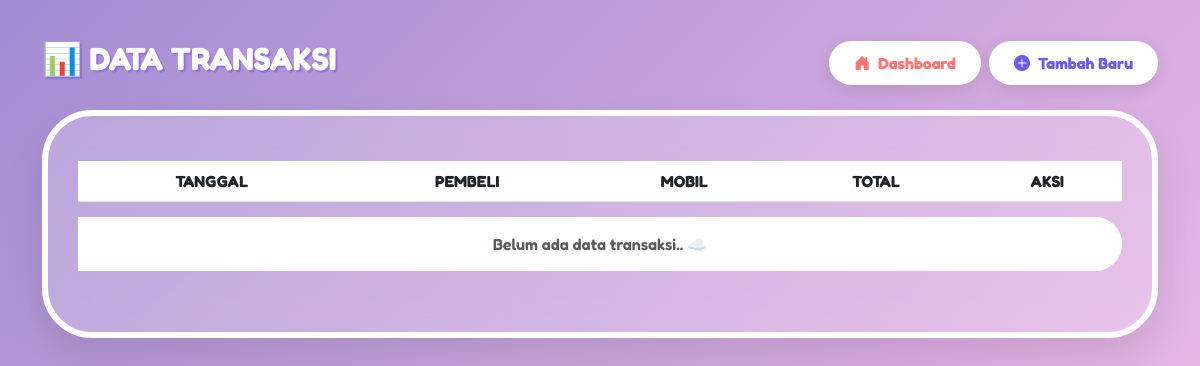
Before: /data_transaksi.php (signed in) with the older database file.
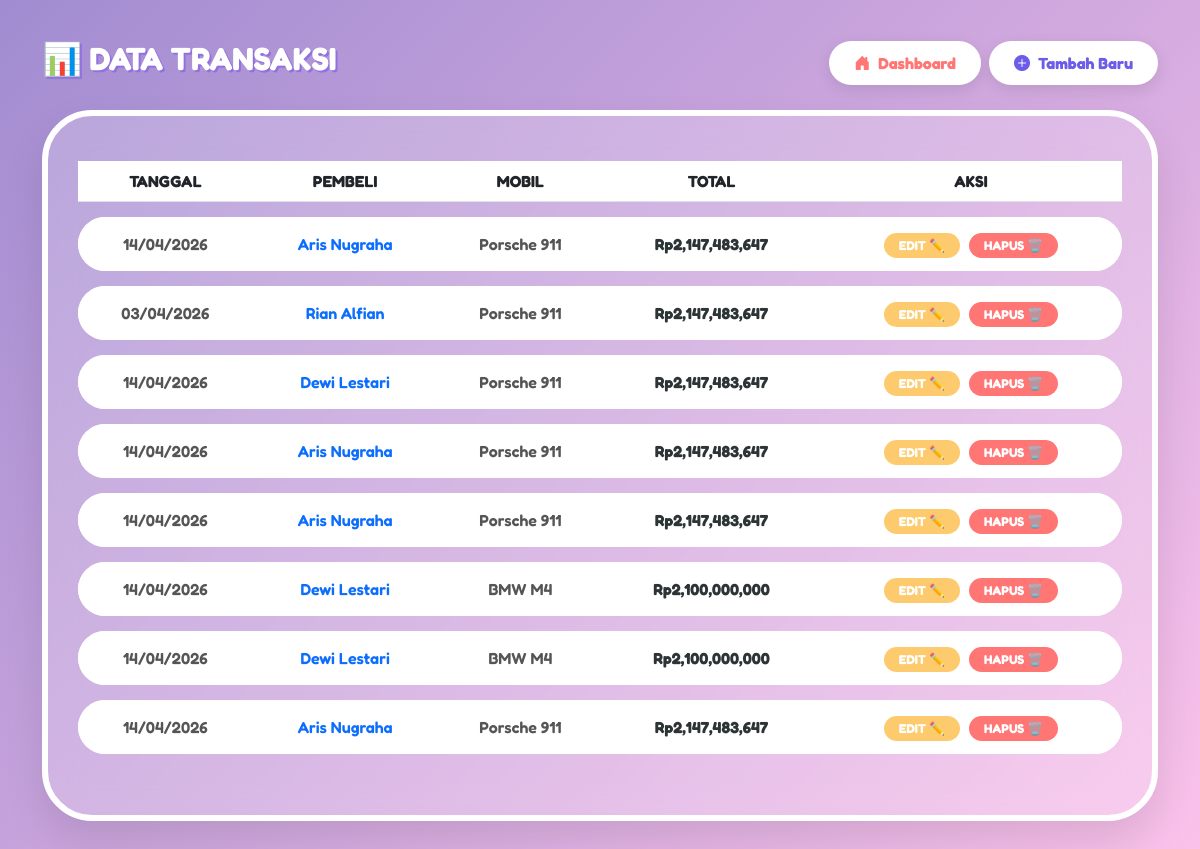
After: the same page with the newer database file.
### tables this page shows
CREATE TABLE `transaksi` (
  `id_transaksi` int(11) NOT NULL,
  `id_mobil` int(11) NOT NULL,
  `id_pembeli` int(11) NOT NULL,
  `tgl_transaksi` date NOT NULL,
  `total_bayar` int(15) NOT NULL
);

CREATE TABLE `pembeli` (
  `id_pembeli` int(11) NOT NULL,
  `nama_pembeli` varchar(100) NOT NULL,
  `no_telp` varchar(20) DEFAULT NULL
);

CREATE TABLE `mobil` (
  `id_mobil` int(11) NOT NULL,
  `nama_mobil` varchar(100) NOT NULL,
  `harga_mobil` int(15) NOT NULL
);

### data_transaksi.php (the view, shortened to what this page needs)
<?php
include 'config.php';
$query = "SELECT transaksi.*, mobil.nama_mobil, pembeli.nama_pembeli
          FROM transaksi
          JOIN mobil ON transaksi.id_mobil = mobil.id_mobil
          JOIN pembeli ON transaksi.id_pembeli = pembeli.id_pembeli
          ORDER BY transaksi.id_transaksi DESC";
$result = mysqli_query($conn, $query);
?>
<!DOCTYPE html>
<html lang="id">
<head>
    <link href="https://cdn.jsdelivr.net/npm/bootstrap@5.3.0/dist/css/bootstrap.min.css" rel="stylesheet">
    <link rel="stylesheet" href="https://cdn.jsdelivr.net/npm/bootstrap-icons@1.11.1/font/bootstrap-icons.css">
</head>
<body>
<div class="container">
    <div class="d-flex justify-content-between align-items-center mb-4">
        <h2>📊 DATA TRANSAKSI</h2>
        <div class="d-flex gap-2">
            <a href="dashboard.php" class="btn-header btn-dashboard">
                <i class="bi bi-house-door-fill"></i> Dashboard
            </a>
            <a href="transaksi.php" class="btn-header btn-add">
                <i class="bi bi-plus-circle-fill"></i> Tambah Baru
            </a>
        </div>
    </div>
    <div class="data-card">
        <div class="table-responsive">
            <table class="table align-middle text-center">
                <thead>
                    <tr style="color: #6c5ce7;">
                        <th>TANGGAL</th>
                        <th>PEMBELI</th>
                        <th>MOBIL</th>
                        <th>TOTAL</th>
                        <th>AKSI</th>
                    </tr>
                </thead>
                <tbody>
                    <?php if(mysqli_num_rows($result) > 0): ?>
                        <?php while($row = mysqli_fetch_assoc($result)): ?>
                        <tr>
                            <td><?= date('d/m/Y', strtotime($row['tgl_transaksi'])); ?></td>
                            <td><span class="text-primary"><?= $row['nama_pembeli']; ?></span></td>
                            <td><?= $row['nama_mobil']; ?></td>
                            <td><b style="color: #2d3436;">Rp<?= number_format($row['total_bayar']); ?></b></td>
                            <td>
                                <a href="edit_transaksi.php?id=<?= $row['id_transaksi']; ?>" class="btn-action btn-edit">EDIT ✏️</a>
                                <a href="data_transaksi.php?hapus=<?= $row['id_transaksi']; ?>"
                                   class="btn-action btn-delete"
                                   onclick="return confirm('Hapus transaksi ini? 🥺')">HAPUS 🗑️</a>
                            </td>
                        </tr>
                        <?php endwhile; ?>
                    <?php else: ?>
                        <tr><td colspan="5" class="text-muted">Belum ada data transaksi.. ☁️</td></tr>
                    <?php endif; ?>
                </tbody>
            </table>
        </div>
    </div>
</div>
</body>
</html>

### data_transaksi.php (style rules this page uses)
body { font-family: 'Fredoka', sans-serif; background: linear-gradient(135deg, #a18cd1 0%, #fbc2eb 100%); min-height: 100vh; padding: 40px 20px; }
.data-card { background: rgba(255, 255, 255, 0.2); backdrop-filter: blur(15px); border: 6px solid white; border-radius: 50px; padding: 30px; box-shadow: 0 20px 40px rgba(0,0,0,0.1); }
h2 { color: white; text-shadow: 2px 2px #9171e0; font-weight: 700; }
.table { border-collapse: separate; border-spacing: 0 15px; background: transparent; }
.table tbody tr { background: white; transition: 0.3s; }
.table tbody td { border: none; padding: 15px; font-weight: 600; color: #555; }
.table tbody tr td:first-child { border-radius: 30px 0 0 30px; }
.table tbody tr td:last-child { border-radius: 0 30px 30px 0; }
.btn-action { border-radius: 20px; padding: 5px 15px; font-size: 0.8rem; text-decoration: none; font-weight: bold; color: white; transition: 0.3s; }
.btn-edit { background: #fdcb6e; margin-right: 5px; }
.btn-delete { background: #ff7675; }
.btn-header { background: white; border-radius: 30px; padding: 10px 25px; font-weight: 700; text-decoration: none; box-shadow: 0 5px 15px rgba(0,0,0,0.1); transition: 0.3s; display: inline-flex; align-items: center; gap: 8px; }
.btn-add { color: #6c5ce7; }
.btn-dashboard { color: #ff7675; }

Changed rows visible on the page:
added transaksi: tgl_transaksi "14/04/2026", id_pembeli.nama_pembeli "Aris Nugraha", id_mobil.nama_mobil "Porsche 911", total_bayar "2,147,483,647"
added transaksi: tgl_transaksi "03/04/2026", id_pembeli.nama_pembeli "Rian Alfian", id_mobil.nama_mobil "Porsche 911", total_bayar "2,147,483,647"
added transaksi: tgl_transaksi "14/04/2026", id_pembeli.nama_pembeli "Dewi Lestari", id_mobil.nama_mobil "Porsche 911", total_bayar "2,147,483,647"
added transaksi: tgl_transaksi "14/04/2026", id_pembeli.nama_pembeli "Aris Nugraha", id_mobil.nama_mobil "Porsche 911", total_bayar "2,147,483,647"
added transaksi: tgl_transaksi "14/04/2026", id_pembeli.nama_pembeli "Aris Nugraha", id_mobil.nama_mobil "Porsche 911", total_bayar "2,147,483,647"
added transaksi: tgl_transaksi "14/04/2026", id_pembeli.nama_pembeli "Dewi Lestari", id_mobil.nama_mobil "BMW M4", total_bayar "2,100,000,000"
added transaksi: tgl_transaksi "14/04/2026", id_pembeli.nama_pembeli "Dewi Lestari", id_mobil.nama_mobil "BMW M4", total_bayar "2,100,000,000"
now on this page (row edited): transaksi: tgl_transaksi "14/04/2026", id_pembeli.nama_pembeli "Aris Nugraha", id_mobil.nama_mobil "Porsche 911", total_bayar "2,147,483,647"
Other visible differences:
text no longer shown: "Belum ada data transaksi.. ☁️"
